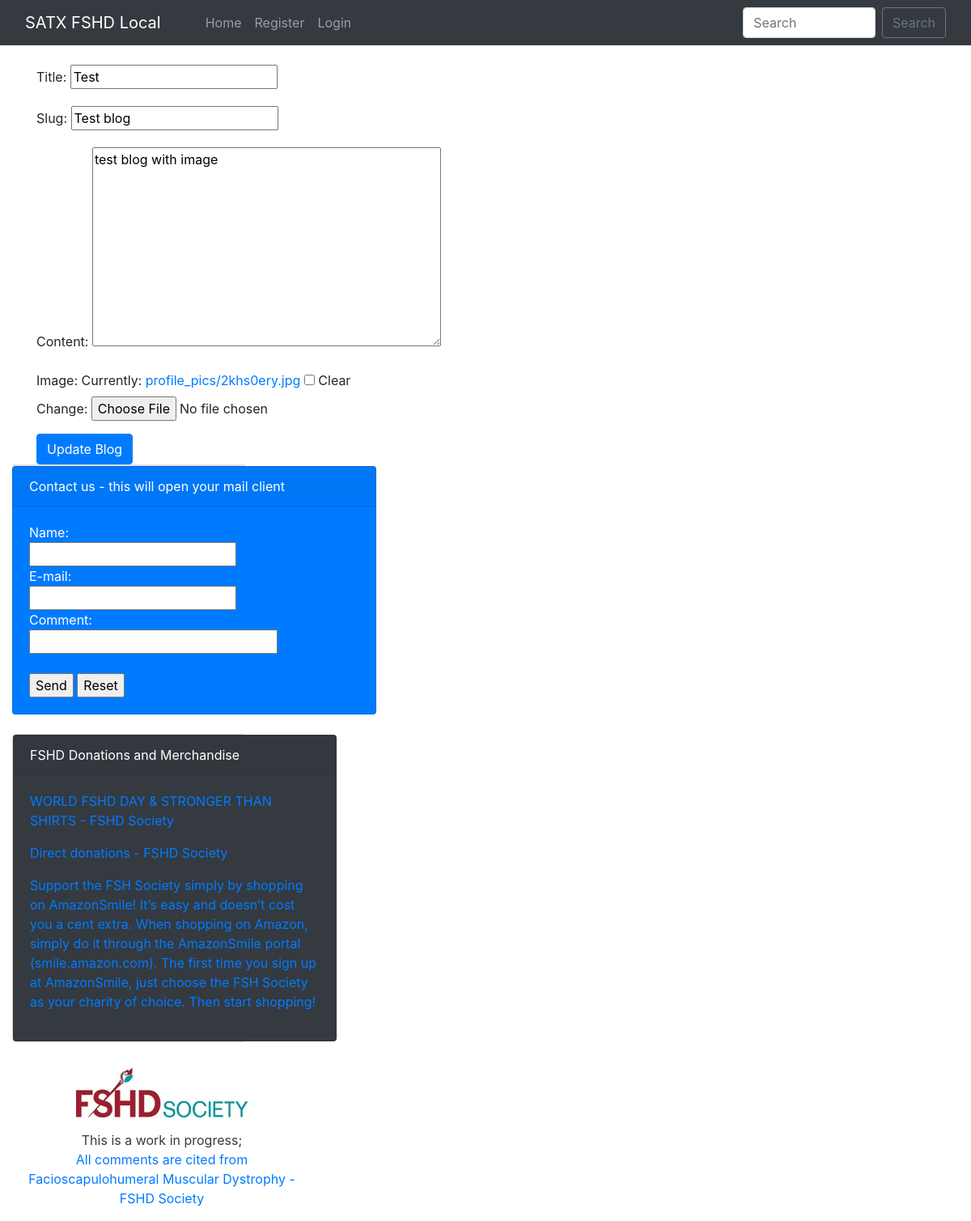
Page /edit_blog_post/Test blog/ on the committed database.
### home/models.py (models this page shows, shortened)
class BlogPost(models.Model):
    title=models.CharField(max_length=255)
    author= models.ForeignKey(User, on_delete=models.CASCADE)
    slug=models.CharField(max_length=130)
    content=models.TextField()
    image = models.ImageField(upload_to="profile_pics", blank=True, null=True)
    dateTime=models.DateTimeField(auto_now_add=True)

### home/views.py (the view)
# urls.py: path("edit_blog_post/<str:slug>/", UpdatePostView.as_view(), name="edit_blog_post"),
class UpdatePostView(UpdateView):
    model = BlogPost
    template_name = 'edit_blog_post.html'
    fields = ['title', 'slug', 'content', 'image']

### home/templates/edit_blog_post.html (shortened to what this page needs)
{% extends 'base.html' %}
{% block body %}
<form enctype="multipart/form-data" method="POST"> {% csrf_token %}
<div class="container mt-4">
{{ form.as_p }}
<button class="btn btn-primary">Update Blog</button>
</div>
</form>
{% endblock %}

### rows in the picture
BlogPost: title "Test", slug "Test blog", content "test blog with image"
